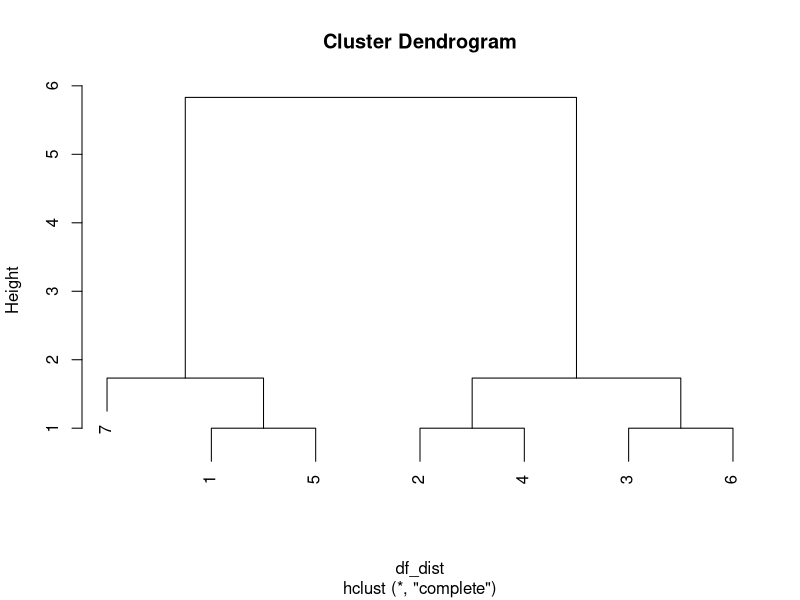
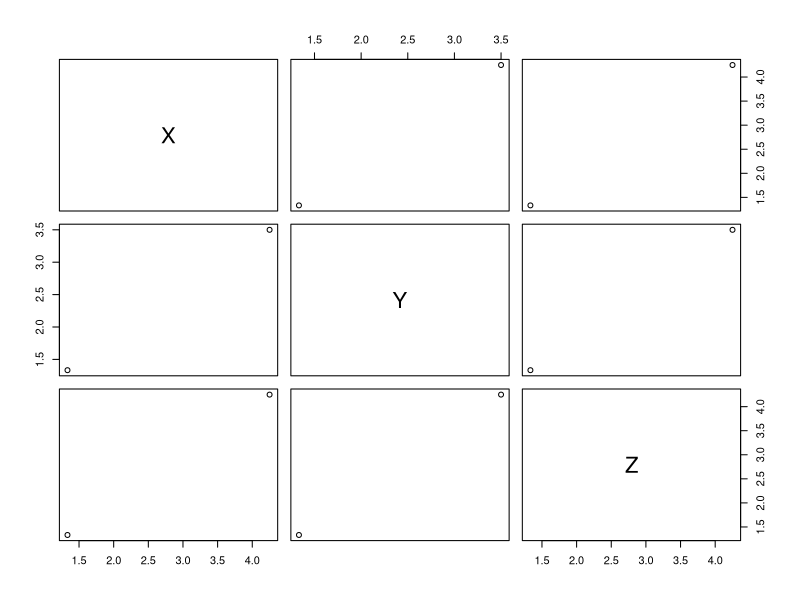

Source code (R) for these figures, in order:
################################################################################
# KDDM FINAL EXAM - DEC 15 2021
# Shreeya Kokate
# CWID: 20005256
# SECTION A
#
# Problem 4 : (20 points)
# Use R/python and the above table (problem #3) to cluster (Algorithm=hierarchical; two clusters) 
#the seven (7) already normalized points in the accompanying table and answer a and b below: (20 points)
# a. What are the members of each cluster?
# b. What are the coordinates for the cluster centers?

#################################################################################

#clear the environment
rm(list=ls())

X <- c(1,5,4,4,1,4,2)
Y <- c(1,3,4,3,2,4,1)
Z <- c(1,4,5,4,1,4,2)

df <- data.frame(X,Y,Z)
df

#1->a,2->b,3->c,4->d,5>e,6->f,7->g
#Hirarchichal Clustering 
df_dist<-dist(df)
hclust_results<-hclust(df_dist)
plot(hclust_results)
#### 4.a. Cluster members ####
#Cluster 1 has members: A, E and G
#Cluster 2 has members: B, C, D and F

#### 4.b Cluster center co-ordinates ####
clusters <- cutree(hclust_results, 2)
cluster_center = aggregate(df,list(cluster=clusters), mean)
cluster_center
plot(cluster_center[2:4])
